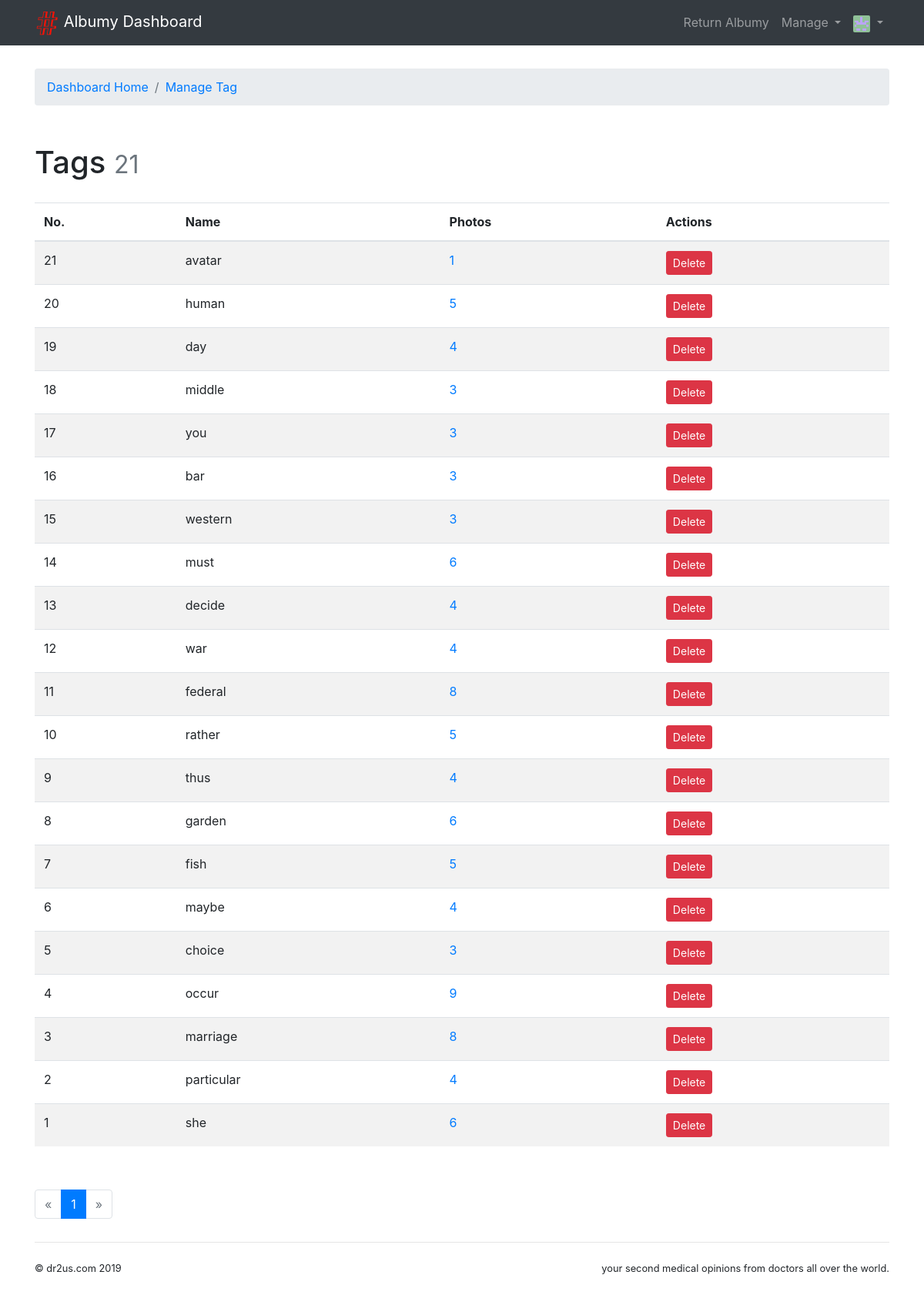
The page /admin/manage/tag (signed in) on the database its author committed.
### albumy/models.py (models this page shows, shortened)
@whooshee.register_model('name', 'username')
class User(db.Model, UserMixin):
    id = db.Column(db.Integer, primary_key=True)
    username = db.Column(db.String(20), unique=True, index=True)
    email = db.Column(db.String(254), unique=True, index=True)
    password_hash = db.Column(db.String(128))
    name = db.Column(db.String(30))
    website = db.Column(db.String(255))
    bio = db.Column(db.String(120))
    location = db.Column(db.String(50))
    member_since = db.Column(db.DateTime, default=datetime.utcnow)
    avatar_s = db.Column(db.String(64))
    avatar_m = db.Column(db.String(64))
    avatar_l = db.Column(db.String(64))
    avatar_raw = db.Column(db.String(64), default='default.jpg')
    avatar_raw2 = db.Column(db.String(64), default='default2.jpg')
    confirmed = db.Column(db.Boolean, default=False)
    locked = db.Column(db.Boolean, default=False)
    active = db.Column(db.Boolean, default=True)
    public_collections = db.Column(db.Boolean, default=True)
    receive_comment_notification = db.Column(db.Boolean, default=True)
    receive_follow_notification = db.Column(db.Boolean, default=True)
    receive_collect_notification = db.Column(db.Boolean, default=True)
    role_id = db.Column(db.Integer, db.ForeignKey('role.id'))
    role = db.relationship('Role', back_populates='users')
    photos = db.relationship('Photo', back_populates='author', cascade='all')
    comments = db.relationship('Comment', back_populates='author', cascade='all')
    notifications = db.relationship('Notification', back_populates='receiver', cascade='all')
    collections = db.relationship('Collect', back_populates='collector', cascade='all')
    following = db.relationship('Follow', foreign_keys=[Follow.follower_id], back_populates='follower',
                                lazy='dynamic', cascade='all')
    followers = db.relationship('Follow', foreign_keys=[Follow.followed_id], back_populates='followed',
                                lazy='dynamic', cascade='all')
    awards = db.relationship('Rate', foreign_keys=[Rate.awarded_id], back_populates='awarded', cascade='all',
                             lazy='dynamic')
    doctor = db.relationship('Doctor', backref='user', cascade='all, delete-orphan', uselist=False)
    invites = db.relationship('Invite', foreign_keys=[Invite.user_id], back_populates='user', cascade='all',
                              lazy='dynamic')
    @property
    def is_active(self):
        return self.active
    def can(self, permission_name):
        permission = Permission.query.filter_by(name=permission_name).first()
        return permission is not None and self.role is not None and permission in self.role.permissions

@whooshee.register_model('name')
class Tag(db.Model):
    id = db.Column(db.Integer, primary_key=True)
    name = db.Column(db.String(64), index=True, unique=True)
    photos = db.relationship('Photo', secondary=tagging, back_populates='tags')

### albumy/blueprints/admin.py (the view)
@admin_bp.route('/manage/tag')
@login_required
@permission_required('MODERATE')
def manage_tag():
    page = request.args.get('page', 1, type=int)
    per_page = current_app.config['ALBUMY_MANAGE_TAG_PER_PAGE']
    pagination = Tag.query.order_by(Tag.id.desc()).paginate(page, per_page)
    tags = pagination.items
    return render_template('admin/manage_tag.html', pagination=pagination, tags=tags)

### albumy/__init__.py (called while the page is built)
def register_template_context(app):
    @app.context_processor
    def make_template_context():
        if current_user.is_authenticated:
            notification_count = Notification.query.with_parent(current_user).filter_by(is_read=False).count()
        else:
            notification_count = None
        return dict(notification_count=notification_count)

### albumy/extensions.py (called while the page is built)
@login_manager.user_loader
def load_user(user_id):
    from albumy.models import User
    user = User.query.get(int(user_id))
    return user

### albumy/templates/admin/manage_tag.html (shortened to what this page needs)
{% extends 'admin/index.html' %}
{% from 'bootstrap/pagination.html' import render_pagination %}
{% block content %}
    <nav aria-label="breadcrumb">
        <ol class="breadcrumb">
            {{ render_breadcrumb_item('admin.index', 'Dashboard Home') }}
            {{ render_breadcrumb_item('admin.manage_tag', 'Manage Tag') }}
        </ol>
    </nav>
    <div class="page-header">
        <h1>Tags
            <small class="text-muted">{{ pagination.total }}</small>
        </h1>
    </div>
    {% if tags %}
        <table class="table table-striped">
            <thead>
            <tr>
                <th>No.</th>
                <th>Name</th>
                <th>Photos</th>
                <th>Actions</th>
            </tr>
            </thead>
            {% for tag in tags %}
                <tr>
                    <td>{{ tag.id }}</td>
                    <td>{{ tag.name }}</td>
                    <td><a href="{{ url_for('main.show_tag', tag_id=tag.id) }}">{{ tag.photos|length }}</a></td>
                    <td>
                        <form class="inline" action="{{ url_for('admin.delete_tag', tag_id=tag.id) }}" method="post">
                            <input type="submit" onclick="return confirm('Are you sure?');"
                                   class="btn btn-danger btn-sm" value="Delete">
                        </form>
                    </td>
                </tr>
            {% endfor %}
        </table>
        <div class="page-footer">{{ render_pagination(pagination) }}</div>
    {% else %}
        <div class="tip"><h5>No tags.</h5></div>
    {% endif %}
{% endblock %}

### albumy/templates/admin/index.html (shortened to what this page needs)
{% extends 'base.html' %}
{% from 'bootstrap/nav.html' import render_breadcrumb_item %}
{% block navbar %}
    <nav class="navbar navbar-expand-lg navbar-dark bg-dark">
        <div class="container">
            <a class="navbar-brand" href="{{ url_for('admin.index') }}">
                <img src="{{ url_for('static', filename='favicon.ico') }}" alt="Albumy"> Albumy Dashboard
            </a>
            <div class="collapse navbar-collapse" id="navbarColor01">
                <div class="navbar-nav ml-auto">
                    {{ render_nav_item('main.index', 'Return Albumy') }}
                    <div class="dropdown nav-item">
                        <a href="#" class="nav-link dropdown-toggle" data-toggle="dropdown" role="button"
                           aria-expanded="false">Manage
                        </a>
                    </div>
                    <div class="dropdown nav-item">
                        <a href="#" class="nav-link dropdown-toggle" data-toggle="dropdown" role="button"
                           aria-expanded="false">
                            <img class="avatar-xs"
                                 src="{{ url_for('main.get_avatar', filename=current_user.avatar_s) }}">
                        </a>
                    </div>
                </div>
            </div>
        </div>
    </nav>
{% endblock %}

### albumy/static/css/style.css (style rules this page uses)
.inline { display: inline; }
.page-header { padding-top: 20px; padding-bottom: 20px; }
.page-footer { padding-top: 40px; }
nav { margin-bottom: 30px; }
.avatar-xs { width: 22px; height: 22px; border-radius: 2px; }

### rows shown on the page
User: avatar_s (picture)
Tag: id "21", name "avatar", photos|length "1"
Tag: id "20", name "human", photos|length "5"
Tag: id "19", name "day", photos|length "4"
Tag: id "18", name "middle", photos|length "3"
Tag: id "17", name "you", photos|length "3"
Tag: id "16", name "bar", photos|length "3"
Tag: id "15", name "western", photos|length "3"
Tag: id "14", name "must", photos|length "6"
Tag: id "13", name "decide", photos|length "4"
Tag: id "12", name "war", photos|length "4"
Tag: id "11", name "federal", photos|length "8"
Tag: id "10", name "rather", photos|length "5"
Tag: id "9", name "thus", photos|length "4"
Tag: id "8", name "garden", photos|length "6"
Tag: id "7", name "fish", photos|length "5"
Tag: id "6", name "maybe", photos|length "4"
Tag: id "5", name "choice", photos|length "3"
Tag: id "4", name "occur", photos|length "9"
Tag: id "3", name "marriage", photos|length "8"
Tag: id "2", name "particular", photos|length "4"
Tag: id "1", name "she", photos|length "6"

### other values the page prints
{{ render_nav_item('main.index', 'Return Albumy') }} "Return Albumy"
{{ render_breadcrumb_item('admin.index', 'Dashboard Home') }} "Dashboard Home"
{{ render_breadcrumb_item('admin.manage_tag', 'Manage Tag') }} "Manage Tag"
{{ pagination.total }} "21"
{{ render_pagination(pagination) }} "« 1 »"
